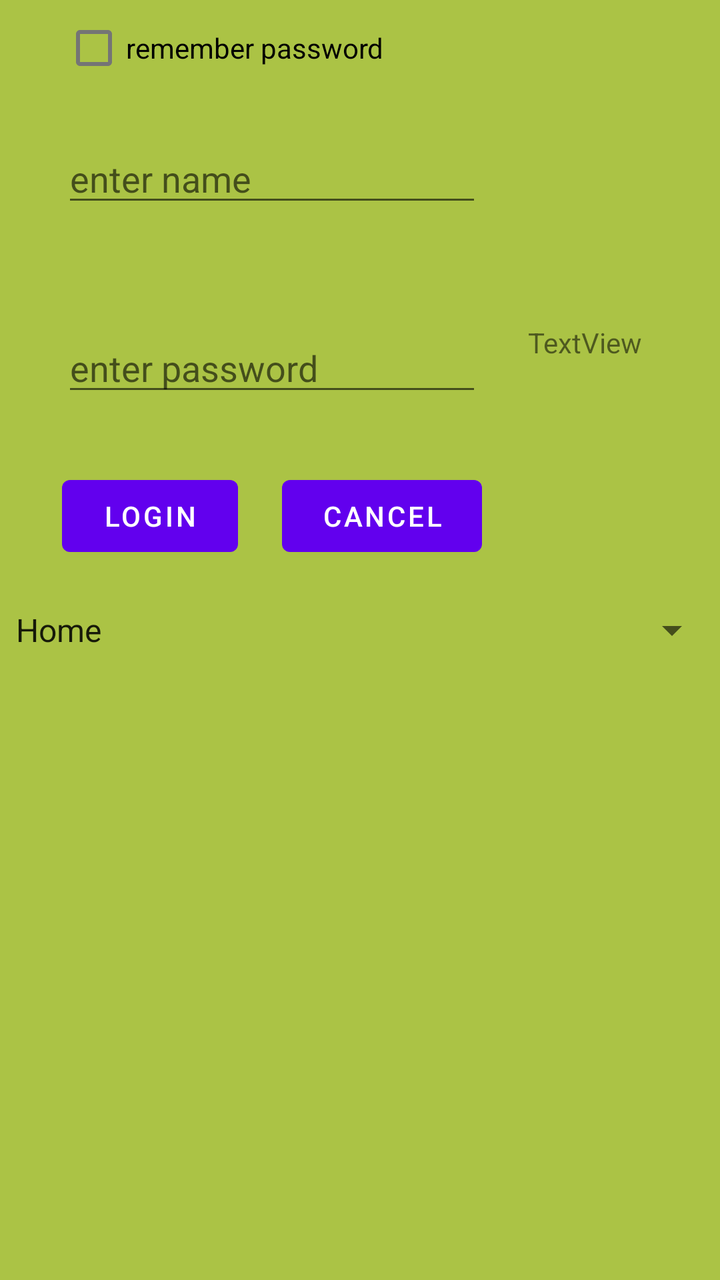
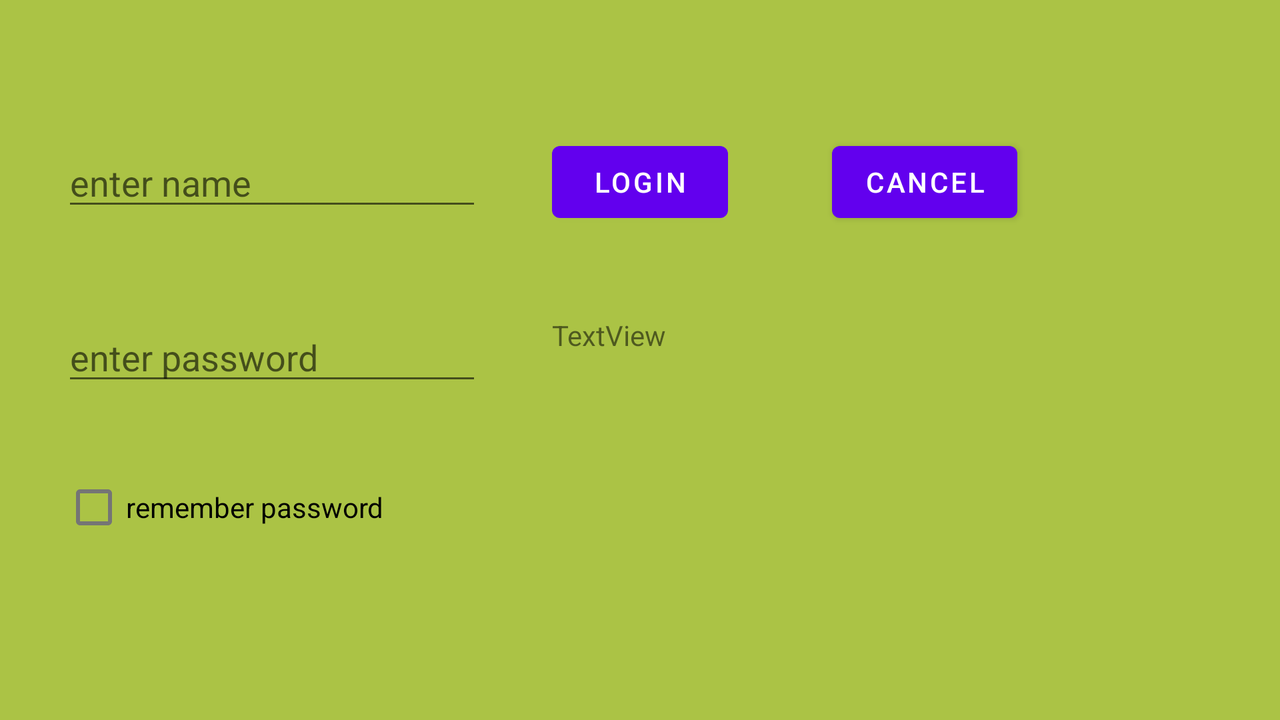

One screen, two layout resources from the same app: the default and the repository's alternative for another configuration. Each is rendered where Android would select it; the XML of both is given below.
<!-- AndroidManifest.xml: application theme Theme.Volvo -->
<!-- res/layout/activity_main.xml -->
<?xml version="1.0" encoding="utf-8"?>
<androidx.constraintlayout.widget.ConstraintLayout xmlns:android="http://schemas.android.com/apk/res/android"
    xmlns:app="http://schemas.android.com/apk/res-auto"
    xmlns:tools="http://schemas.android.com/tools"
    android:layout_width="match_parent"
    android:layout_height="match_parent"
    android:background="#abc345"
    tools:context=".MainActivity">

    <EditText
        android:id="@+id/editTextName"
        android:layout_width="wrap_content"
        android:layout_height="wrap_content"
        android:layout_marginTop="19dp"

        android:ems="10"
        android:hint="@string/name_hint"
        android:inputType="textAutoCorrect"
        app:layout_constraintStart_toStartOf="@+id/checkBox"
        app:layout_constraintTop_toBottomOf="@+id/checkBox" />

    <EditText
        android:id="@+id/editTextPassword"
        android:layout_width="wrap_content"
        android:layout_height="wrap_content"
        android:layout_marginStart="31dp"
        android:layout_marginBottom="31dp"
        android:ems="10"
        android:hint="@string/pwd_hint"
        android:inputType="text"
        app:layout_constraintBottom_toTopOf="@+id/buttonLogin"
        app:layout_constraintStart_toStartOf="parent" />

    <CheckBox
        android:id="@+id/checkBox"
        android:layout_width="wrap_content"
        android:layout_height="wrap_content"
        android:layout_marginStart="31dp"
        android:text="@string/rem_pwd"
        app:layout_constraintStart_toStartOf="parent"
        app:layout_constraintTop_toTopOf="parent" />

    <Button
        android:id="@+id/buttonLogin"
        android:layout_width="wrap_content"
        android:layout_height="wrap_content"
        android:layout_marginStart="31dp"
        android:onClick="clickHandler"
        android:text="@string/login"
        app:layout_constraintBaseline_toBaselineOf="@+id/buttonCancel"
        app:layout_constraintStart_toStartOf="parent" />

    <Button
        android:id="@+id/buttonCancel"
        android:layout_width="0dp"
        android:layout_height="wrap_content"
        android:layout_marginStart="22dp"
        android:layout_marginEnd="23dp"
        android:layout_marginBottom="21dp"
        android:onClick="clickHandler"
        android:text="cancel"
        app:layout_constraintBottom_toTopOf="@+id/spinner"
        app:layout_constraintEnd_toStartOf="@+id/textViewmain"
        app:layout_constraintStart_toEndOf="@+id/buttonLogin" />

    <TextView
        android:id="@+id/textViewmain"
        android:layout_width="wrap_content"
        android:layout_height="wrap_content"
        android:layout_marginStart="23dp"
        android:text="TextView"
        app:layout_constraintStart_toEndOf="@+id/editTextPassword"
        app:layout_constraintTop_toTopOf="@+id/editTextPassword" />

    <Spinner
        android:id="@+id/spinner"
        android:layout_width="0dp"
        android:layout_height="wrap_content"
        android:layout_marginTop="303dp"
        android:entries="@array/labels"
        app:layout_constraintEnd_toEndOf="parent"
        app:layout_constraintStart_toStartOf="parent"
        app:layout_constraintTop_toTopOf="parent" />

    <ListView
        android:id="@+id/listviewdb"
        android:layout_width="match_parent"
        android:layout_marginTop="350dp"
        app:layout_constraintTop_toBottomOf="@id/textViewmain"
        android:layout_height="match_parent"
        tools:layout_editor_absoluteX="20dp"
        tools:layout_editor_absoluteY="367dp" />
</androidx.constraintlayout.widget.ConstraintLayout>
<!-- resources referenced by this layout -->
<resources>
  <string-array name="labels">
              <item>Home</item>
              <item>Work</item>
              <item>Mobile</item>
              <item>Other</item>
  
      </string-array>
  <string name="login">login</string>
  <string name="name_hint">enter name</string>
  <string name="pwd_hint">enter password</string>
  <string name="rem_pwd">remember password</string>
  <style name="Theme.Volvo" parent="Theme.MaterialComponents.DayNight.DarkActionBar">
          
          <item name="colorPrimary">@color/purple_500</item>
          <item name="colorPrimaryVariant">@color/purple_700</item>
          <item name="colorOnPrimary">@color/white</item>
          
          <item name="colorSecondary">@color/teal_200</item>
          <item name="colorSecondaryVariant">@color/teal_700</item>
          <item name="colorOnSecondary">@color/black</item>
          
          <item name="android:statusBarColor" tools:targetApi="l">?attr/colorPrimaryVariant</item>
          
      </style>
</resources>
<!-- res/layout-land/activity_main.xml (the repository's variant of the layout above) -->
<!-- drawn on the phone turned sideways -->
<?xml version="1.0" encoding="utf-8"?>
<androidx.constraintlayout.widget.ConstraintLayout xmlns:android="http://schemas.android.com/apk/res/android"
    xmlns:app="http://schemas.android.com/apk/res-auto"
    xmlns:tools="http://schemas.android.com/tools"
    android:layout_width="match_parent"
    android:layout_height="match_parent"
    android:background="#abc345"
    tools:context=".MainActivity">

    <EditText
        android:id="@+id/editTextName"
        android:layout_width="wrap_content"
        android:layout_height="wrap_content"
        android:layout_marginStart="31dp"

        android:layout_marginTop="67dp"
        android:layout_marginBottom="65dp"
        android:ems="10"
        android:hint="@string/name_hint"
        android:inputType="textAutoCorrect"
        app:layout_constraintBottom_toBottomOf="@+id/textViewmain"
        app:layout_constraintStart_toStartOf="parent"
        app:layout_constraintTop_toTopOf="parent" />

    <EditText
        android:id="@+id/editTextTextPassword"
        android:layout_width="wrap_content"
        android:layout_height="wrap_content"
        android:layout_marginStart="31dp"
        android:layout_marginTop="46dp"
        android:ems="10"
        android:hint="@string/pwd_hint"
        android:inputType="numberPassword"
        app:layout_constraintStart_toStartOf="parent"
        app:layout_constraintTop_toBottomOf="@+id/editTextName" />

    <CheckBox
        android:id="@+id/checkBox"
        android:layout_width="wrap_content"
        android:layout_height="wrap_content"
        android:layout_marginStart="31dp"
        android:layout_marginTop="32dp"
        android:text="@string/rem_pwd"
        app:layout_constraintStart_toStartOf="parent"
        app:layout_constraintTop_toBottomOf="@+id/editTextTextPassword" />

    <Button
        android:id="@+id/buttonLogin"
        android:layout_width="wrap_content"
        android:layout_height="wrap_content"
        android:onClick="clickHandler"
        android:text="@string/login"
        app:layout_constraintBaseline_toBaselineOf="@+id/buttonCancel"
        app:layout_constraintEnd_toEndOf="parent"
        app:layout_constraintStart_toStartOf="parent" />

    <Button
        android:id="@+id/buttonCancel"
        android:layout_width="wrap_content"
        android:layout_height="wrap_content"
        android:layout_marginStart="52dp"
        android:layout_marginTop="67dp"
        android:onClick="clickHandler"
        android:text="cancel"
        app:layout_constraintStart_toEndOf="@+id/buttonLogin"
        app:layout_constraintTop_toTopOf="parent" />

    <TextView
        android:id="@+id/textViewmain"
        android:layout_width="wrap_content"
        android:layout_height="wrap_content"
        android:layout_marginTop="43dp"
        android:text="TextView"
        app:layout_constraintStart_toStartOf="@+id/buttonLogin"
        app:layout_constraintTop_toBottomOf="@+id/buttonLogin" />

    <Spinner
        android:id="@+id/spinner"
        android:layout_width="0dp"
        android:layout_height="wrap_content"
        android:layout_marginTop="26dp"
        android:entries="@array/labels"
        app:layout_constraintEnd_toEndOf="parent"
        app:layout_constraintStart_toStartOf="parent"
        app:layout_constraintTop_toBottomOf="parent" />
</androidx.constraintlayout.widget.ConstraintLayout>
